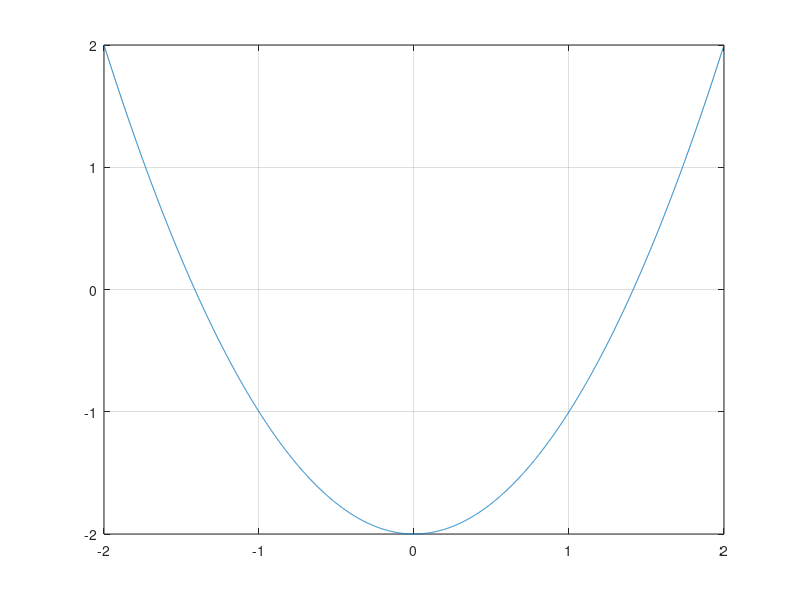

Recreate this plot in MATLAB. (Note: this script raises an error after producing the figure.)

%% b) Parte 1

clear
clc

% Primera funcion x^2 = 2
f1 = @(x) x.^2 - 2;

% GRaficamos la funcion f1 para hallar los candidatos a la raiz
xx = -2:0.001:2;
figure;
plot(xx, f1(xx))
grid on 

% Por la grafica sabemos que una raiz estara en el intervalor [1, 1.5]
r = biseccion(f1, 1, 1.5, 1e-4, 1000);

disp("El valor aproximado de la raiz es: ")
disp(r)

%% b) Parte 2

clear
clc

% Primera funcion x^3 - 3x + 1 = 0
f2 = @(x) x.^3 - 3 * x + 1;

% GRaficamos la funcion f1 para hallar los candidatos a la raiz
xx = 0:0.001:2;
figure;
plot(xx, f2(xx))
grid on 

% Por la grafica sabemos que una raiz estara en el intervalor [0, 1]
r = biseccion(f2, 0, 1, 1e-4, 1000);

disp("El valor aproximado de una raiz es: ")
disp(r)

% Por la grafica sabemos que una raiz estara en el intervalor [1, 2]
r = biseccion(f2, 1, 2, 1e-4, 1000);

disp("El valor aproximado de otra raiz es: ")
disp(r)

%% b) Parte 3

clear
clc

% Primera funcion cos(x) = x
f3 = @(x) cos(x) - x;

% GRaficamos la funcion f1 para hallar los candidatos a la raiz
xx = 0:0.001:1;
figure;
plot(xx, f3(xx))
grid on 

% Por la grafica sabemos que una raiz estara en el intervalor [0, 1]
r = biseccion(f3, 0, 1, 1e-4, 1000);

disp("El valor aproximado de la raiz es: ")
disp(r)




